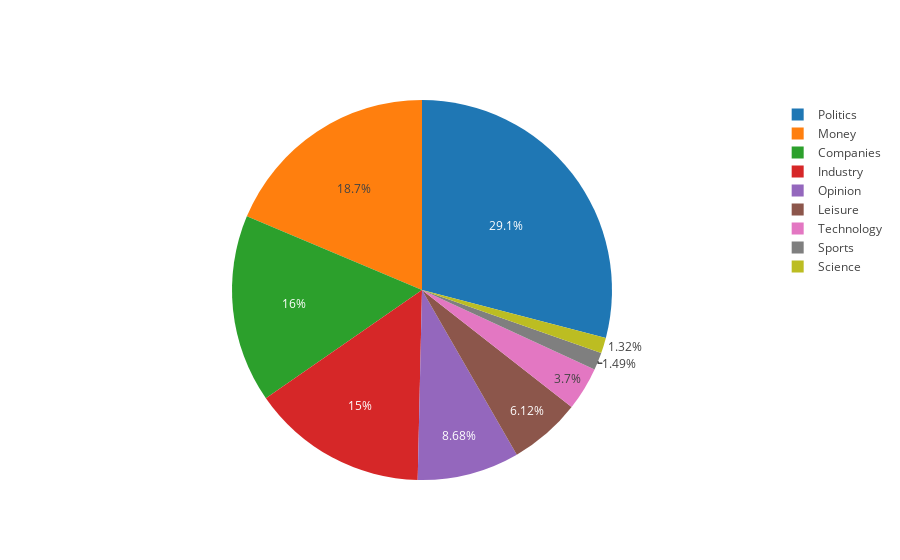

Source (notebook cell):
### Code cell
import plotly
import pandas as pd
import plotly.graph_objs as go
plotly.offline.init_notebook_mode(connected=True)
df=pd.read_csv('lm.csv',encoding='iso-8859-13')
c_df=df['Category'].value_counts()
c_df=c_df[c_df.values>100]
labels=c_df.index
values=c_df.values
trace=go.Pie(labels=labels,values=values)
plotly.offline.iplot([trace])

### Figure 1 — Plotly figure (JSON) as saved in the notebook; plotly's stock layout.template omitted (floating-point values rounded to 4 significant figures)
{"data": [{"labels": ["Politics", "Money", "Companies", "Industry", "Opinion", "Leisure", "Technology", "Sports", "Science"], "type": "pie", "values": [3825, 2457, 2104, 1973, 1142, 805, 487, 196, 174]}], "layout": {}}
